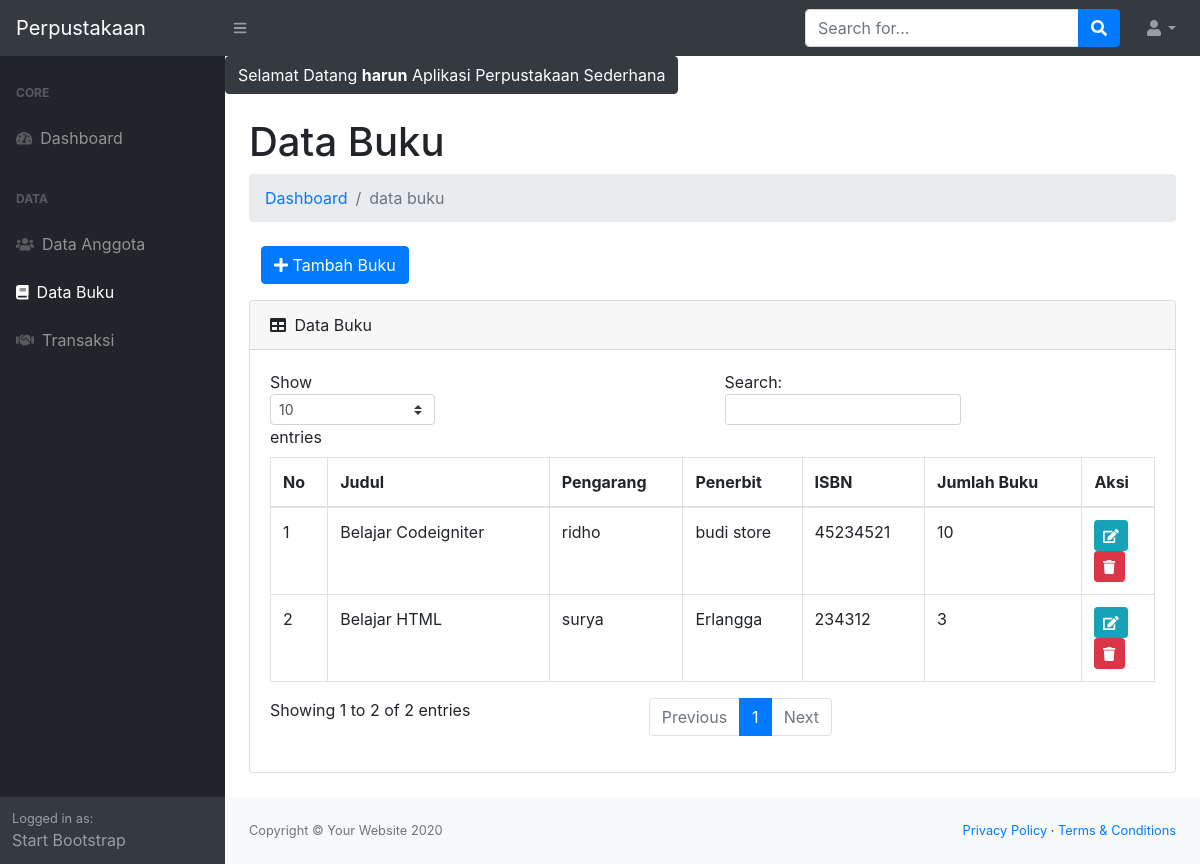
Page /index.php?p=buku (signed in) on the committed database.
### tables this page shows
CREATE TABLE `tb_buku` (
  `id_buku` int(11) NOT NULL,
  `judul_buku` varchar(200) NOT NULL,
  `pengarang_buku` varchar(100) NOT NULL,
  `penerbit_buku` varchar(150) NOT NULL,
  `tahun_terbit` varchar(4) NOT NULL,
  `isbn` varchar(25) NOT NULL,
  `jumlah_buku` int(3) NOT NULL,
  `lokasi` enum('Rak 1','Rak 2','Rak 3') NOT NULL,
  `tgl_input` date NOT NULL
);

### page/buku/buku.php (the view)
<?php
$ambilBuku = $conn->query("SELECT * FROM tb_buku ORDER BY id_buku DESC") or die(mysqli_error($conn));
?>
<h1 class="mt-4">Data Buku</h1>
<ol class="breadcrumb mb-4">
    <li class="breadcrumb-item"><a href="index.php">Dashboard</a></li>
    <li class="breadcrumb-item active">data buku</li>
</ol>
<div class="col-md-6">
    <a href="?p=buku&aksi=tambah" class="btn btn-primary mb-3"><i class="fa fa-plus"></i> Tambah Buku</a>
</div>
<div class="card mb-4">
    <div class="card-header">
        <i class="fas fa-table mr-1"></i>
        Data Buku
    </div>
    <div class="card-body">
        <div class="table-responsive">
            <table class="table table-bordered" id="dataTable" width="100%" cellspacing="0">
                <thead>
                    <tr>
                        <th>No</th>
                        <th>Judul</th>
                        <th>Pengarang</th>
                        <th>Penerbit</th>
                        <th>ISBN</th>
                        <th>Jumlah Buku</th>
                        <th>Aksi</th>
                    </tr>
                </thead>
                <tbody>
                    <?php
                    $no = 1;
                    while ($pecahBuku = $ambilBuku->fetch_assoc()) {
                    ?>
                    <tr>
                        <td><?= $no++; ?></td>
                        <td><?= $pecahBuku['judul_buku']; ?></td>
                        <td><?= $pecahBuku['pengarang_buku']; ?></td>
                        <td><?= $pecahBuku['penerbit_buku']; ?></td>
                        <td><?= $pecahBuku['isbn']; ?></td>
                        <td><?= $pecahBuku['jumlah_buku']; ?></td>
                        <td>
                            <a href="?p=buku&aksi=ubah&id=<?= $pecahBuku['id_buku']; ?>" class="btn btn-info btn-sm"><i class="fa fa-edit"></i></a>
                            <a href="?p=buku&aksi=hapus&id=<?= $pecahBuku['id_buku']; ?>" class="btn btn-danger btn-sm"><i class="fa fa-trash" onclick="return confirm('Yakin ?')"></i></a>
                        </td>
                    </tr>
                    <?php } ?>
                </tbody>
            </table>
        </div>
    </div>
</div>

### rows in the picture
tb_buku: judul_buku "Belajar Codeigniter", pengarang_buku "ridho", penerbit_buku "budi store", isbn "45234521", jumlah_buku "10"
tb_buku: judul_buku "Belajar HTML", pengarang_buku "surya", penerbit_buku "Erlangga", isbn "234312", jumlah_buku "3"

### other values in the picture
$_SESSION['login']['nama'] "harun"
